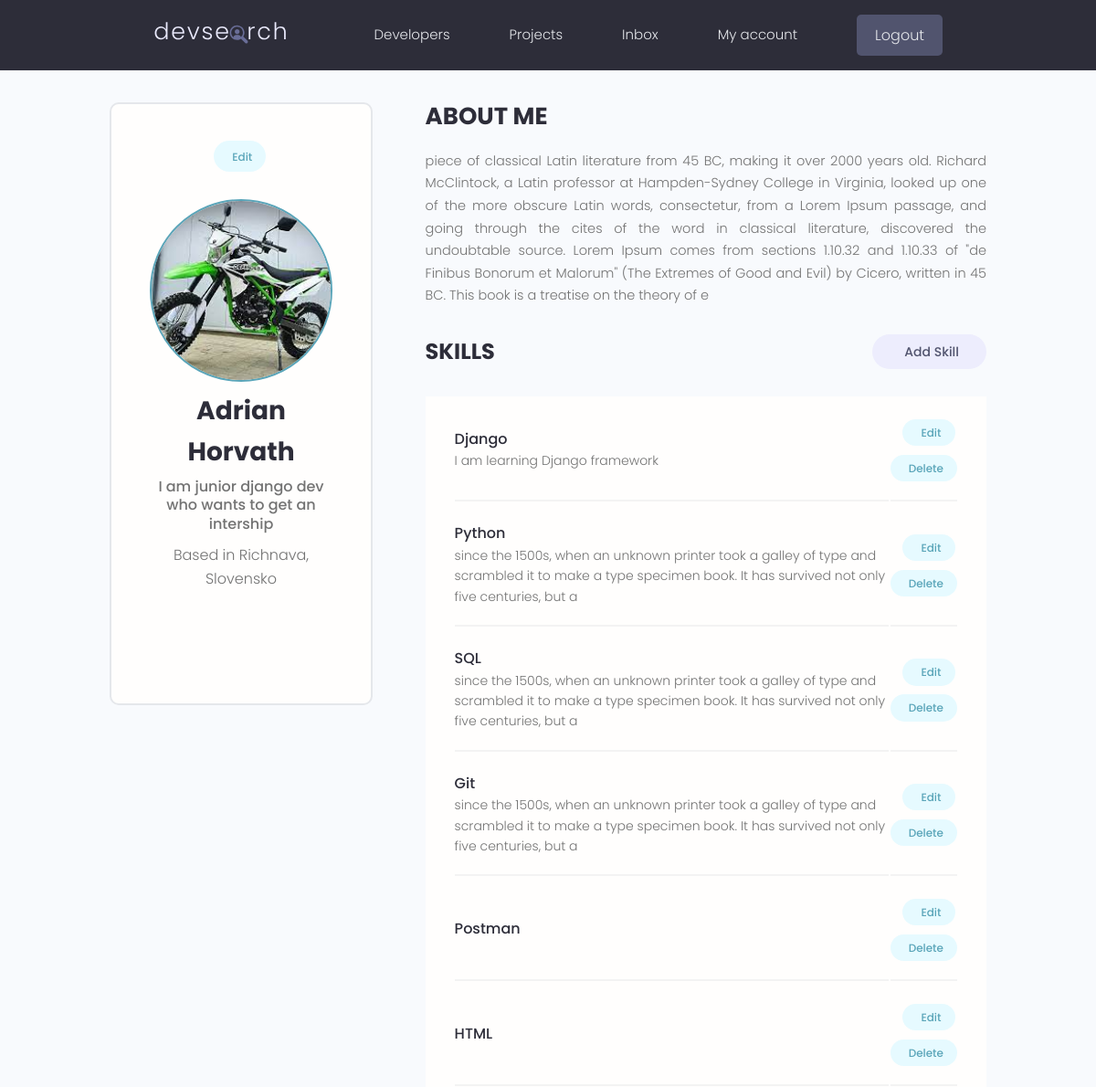
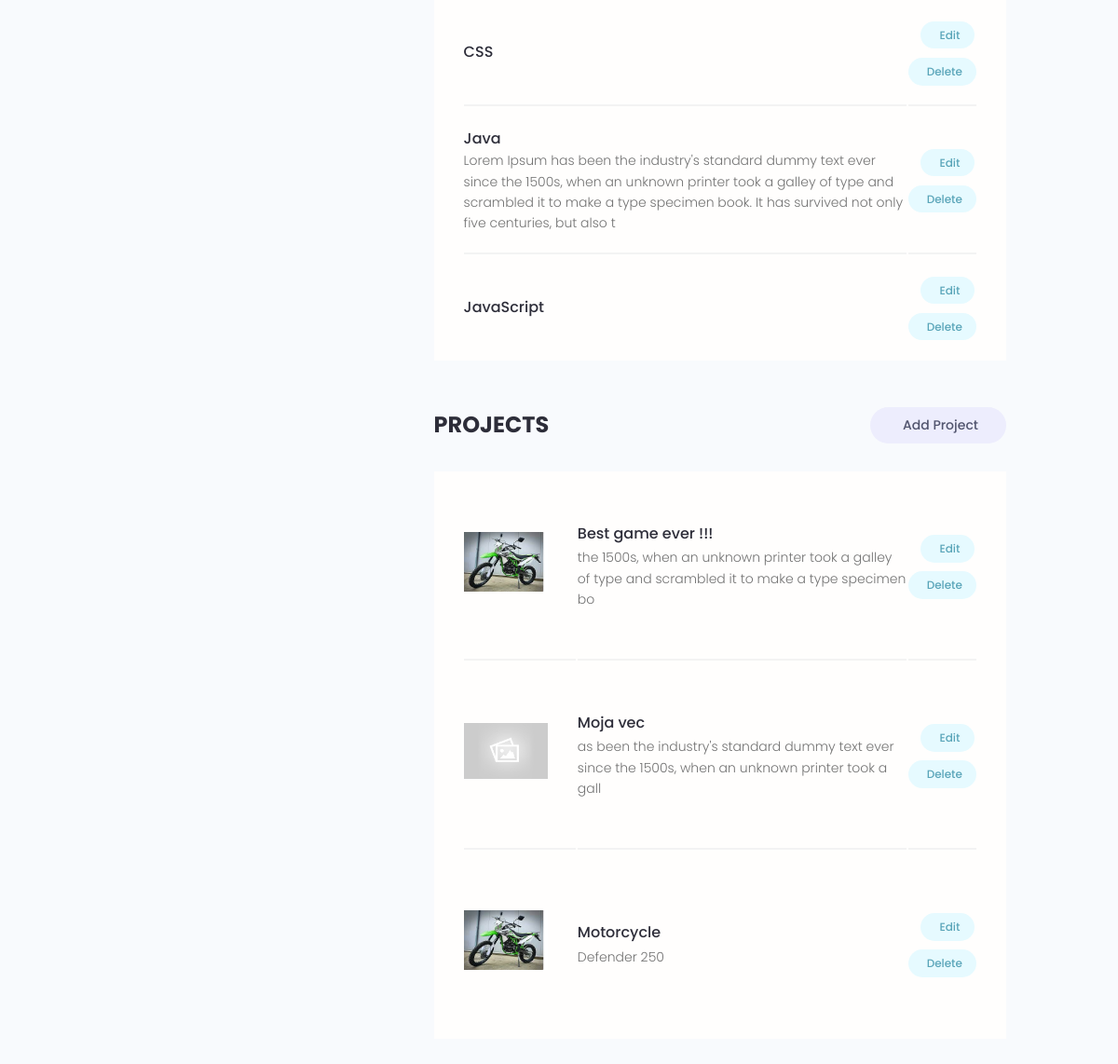
/account/2cfb1329-a3ae-4a3b-a4ca-15cfc957452f/ (signed in), run on the app's committed database (2 pictures, top to bottom).
### users/models.py (models this page shows, shortened)
class Profile(models.Model):
    id = models.UUIDField(default=uuid.uuid4, unique=True,
    primary_key=True, editable=False)
    user = models.OneToOneField(User, on_delete=models.CASCADE, null=True,blank=True)
    name = models.CharField(max_length=200, blank=True, null=True)
    username = models.CharField(max_length=200, blank=True, null=True)
    location = models.CharField(max_length=200, blank=True, null=True)
    email = models.EmailField(max_length=300, null= True, blank=True)
    short_info = models.CharField(max_length=200, blank=True, null=True)
    bio = models.TextField(blank=True, null=True)
    profile_image = models.ImageField(blank=False, null=False, upload_to="profiles/", default="profiles/user-default.png")
    social_github = models.CharField(max_length=200, blank=True, null=True)
    social_twitter = models.CharField(max_length=200, blank=True, null=True)
    social_linkedin = models.CharField(max_length=200, blank=True, null=True)
    social_youtube = models.CharField(max_length=200, blank=True, null=True)
    social_website = models.CharField(max_length=200, blank=True, null=True)
    social_stackoverflow = models.CharField(max_length=200, blank=True, null=True)
    created = models.DateTimeField(auto_now_add=True)
    class Meta:
        ordering = ["-created"]

class Skill(models.Model):
    id = models.UUIDField(default=uuid.uuid4, unique=True,
    primary_key=True, editable=False)
    skill = models.ForeignKey(Profile,on_delete=models.CASCADE, null=True, blank=True)
    name = models.CharField(max_length=50, blank=True, null=True)
    description = models.TextField(blank=True, null=True)
    created = models.DateTimeField(auto_now_add=True)

### projects/models.py (models this page shows, shortened)
class Project(models.Model):
    id = models.UUIDField(default=uuid.uuid4, unique=True,
    primary_key=True, editable=False)
    owner = models.ForeignKey(Profile, on_delete=models.CASCADE,null=True,blank=True)
    title = models.CharField(max_length=200)
    description = models.TextField(null=True, blank=True)
    featured_image = models.ImageField(null=False,blank=False, default="default.jpg")
    demo_link = models.CharField(max_length=2000,null=True,blank=True)
    source_link = models.CharField(max_length=2000,null=True,blank=True)
    tags = models.ManyToManyField("Tag",blank=True )
    vote_total = models.IntegerField(default=0, null=True,blank=True)
    vote_ratio = models.IntegerField(default=0, null=True,blank=True)
    created = models.DateTimeField(auto_now_add=True)
    updated = models.DateTimeField(auto_now=True)
    class Meta:
        ordering = ["-vote_ratio","-vote_total", "title"]

### users/views.py (the view)
# urls.py: path("account/<str:pk>/", views.user_account,name="account" ),
@login_required(login_url="login")
def user_account (request, pk):
    account= Profile.objects.get(id=pk)
    if account.id == request.user.profile.id:
        pass
    else:
        return redirect("account", pk=request.user.profile.id)
    context = {"account":account,}
    return render(request, "users/account.html", context)

### users/templates/users/account.html (shortened to what this page needs)
{% extends 'main.html' %}
{% block content %}
<main class="settingsPage profile my-md">
    <div class="container">
        <div class="layout">
            <div class="column column--1of3">
                <div class="card text-center">
                    <div class="card__body dev">
                        <a class="tag tag--pill tag--main settings__btn" href="{% url 'edit_account' %}"> Edit</a>
                        <img class="avatar avatar--xl dev__avatar"
                            src="{{ account.profile_image.url }}" />
                        <h2 class="dev__name">{{ account.name }}</h2>
                        <p class="dev__title">{{ account.short_info|slice:"60" }}</p>
                        <p class="dev__location">Based in {{ account.location }}</p>
                        <ul class="dev__social">
                        </ul>
                    </div>
                </div>
            </div>
            <div class="column column--2of3">
                <div class="devInfo">
                    <h3 class="devInfo__title">About Me</h3>
                    <p class="devInfo__about">{{ account.bio }}</p>
                </div>
                <div class="settings">
                    <h3 class="settings__title">Skills</h3>
                    <a class="tag tag--pill tag--sub settings__btn tag--lg" href="{% url 'skill_create' %}"> Add
                        Skill</a>
                </div>
                <table class="settings__table">
                    {% for skill in account.skill_set.all %}
                    <tr>
                        <td class="settings__tableInfo">
                            <h4>{{ skill.name }}</h4>
                            <p>{{ skill.description }}</p>
                        </td>
                        <td class="settings__tableActions">
                            <a class="tag tag--pill tag--main settings__btn" href="{% url 'skill_edit' skill.id %}">
                                Edit</a>
                            <a class="tag tag--pill tag--main settings__btn" href="{% url 'skill_delete' skill.id %}">
                                Delete</a>
                        </td>
                    </tr>
                    {% endfor %}
                </table>
                <div class="settings">
                    <h3 class="settings__title">Projects</h3>
                    <a class="tag tag--pill tag--sub settings__btn tag--lg" href="{% url 'create_project' %}"> Add
                        Project</a>
                </div>
                <table class="settings__table">
                    {% for project in account.project_set.all %}
                    <tr>
                        <td class="settings__thumbnail">
                            <a href="{% url 'project' project.id %}"><img src="{{ project.featured_image.url }}" alt="Project Thumbnail" /></a>
                        </td>
                        <td class="settings__tableInfo">
                            <a href="{% url 'project' project.id %}">{{ project.title }}</a>
                            <p>{{ project.description | slice:"100"}}</p>
                        </td>
                        <td class="settings__tableActions">
                            <a class="tag tag--pill tag--main settings__btn" href="{% url 'update_project' project.id %}">
                                Edit</a>
                            <a class="tag tag--pill tag--main settings__btn" href="{% url 'delete_project' project.id %}?next=/account/{{request.user.profile.id}}">
                                Delete</a>
                        </td>
                    </tr>
                    {% endfor %}
                </table>
            </div>
        </div>
    </div>
</main>
{% endblock %}

### static/styles/app.css (style rules this page uses)
:root { --color-sub: #2d2d39; }
.card { border: 2px solid var(--color-light); }
img { width: 100%; }
.profile .card > .dev { padding: 4rem; }
.dev__avatar { display: block; margin: auto; }
.dev__name { color: var(--color-sub); font-size: 2.8rem; font-weight: 700; margin-top: 1rem; margin-bottom: 0.5rem; }
.dev__title { font-size: 1.6rem; font-weight: 500; line-height: 1.3; }
.dev__location { margin-top: 1rem; }
.dev__social { margin: 3rem 0; list-style: none; display: flex; justify-content: center; gap: 1.5rem; }
.devInfo { margin-bottom: 3rem; }
.devInfo__title, .devInfo__subtitle { font-size: 2.6rem; color: var(--color-sub); text-transform: uppercase; font-weight: 700; margin-bottom: 1.5rem; }
.devInfo__about, .devSkill__info { font-size: 1.45rem; line-height: 1.7; text-align: justify; }
.settingsPage .dev > .settings__btn { display: inline-block; margin-bottom: 3rem; }
.settings { display: flex; justify-content: space-between; align-items: center; }
.settings__title { font-size: 2.4rem; text-transform: uppercase; font-weight: 700; color: var(--color-sub); }
.settings__table { margin-top: 3rem; margin-bottom: 5rem; padding: 0 3rem; background: var(--color-white); }
.settings__table tr { width: 100%; }
.settings__table tr > td { padding: 2rem 0; }
.settings__table tr:not(:last-child) td { border-bottom: 2px solid var(--color-white-light); }
.settings__thumbnail { width: 23%; min-width: 10rem; }
.settings__thumbnail img { padding-right: 3rem; height: 15rem; object-fit: contain; }
.settings__tableInfo { width: 100%; }
.settings__tableInfo h4, .settings__tableInfo a { padding-right: 1rem; width: auto; font-size: 1.6rem; font-weight: 500; color: var(--color-sub); }
.settings__tableInfo p { font-size: 1.4rem; }
.settings__tableActions { text-align: right; }

### static/uikit/styles/modules/_variables.css (style rules this page uses)
:root { --color-main: #5aa5b9; --color-main-light: #e6faff; --color-sub: #3f4156; --color-sub-light: #51546e; --color-sub-lighter: #ededfd; --color-text: #737373; --color-gray: #8b8b8b; --color-light: #e5e7eb; --color-light-gray: #767676; --color-bg: #f8fafd; --color-white: #fffefd; --color-white-light: #f3f3f3; --color-success: #359e64; --color-success-bg: #def8e8; --color-error: #fc4b0b; --color-error-bg: #fff2ee; --font-base: 'Poppins', arial, helvetica, 'Segoe UI', roboto, ubuntu, sans-serif; --font-monospace: 'Fira Code', 'Courier New', courier, monospace; --font-regular: 300; --font-medium: 500; --font-bold: 700; --generic-shadow: 1px 1px 5px #00000010; --generic-transition: all 0.3s ease-in-out; }

### static/uikit/styles/modules/_base.css (style rules this page uses)
* { margin: 0; padding: 0; box-sizing: border-box; text-rendering: optimizeLegibility; color: inherit; font-size: inherit; }
html { font-size: 50%; }
@media only screen and (min-width: 480px) { html { font-size: 56.25%; } }
@media only screen and (min-width: 1200px) { html { font-size: 62.5%; } }
body { line-height: 1.6; font-weight: 400; font-size: 1.5rem; color: var(--color-text); background-color: var(--color-bg); min-height: 100vh; }

### static/uikit/styles/modules/_typography.css (style rules this page uses)
* { font-family: var(--font-base); }
h2 { font-size: 3.6rem; font-weight: var(--font-bold); }
h3 { font-size: 3.2rem; font-weight: var(--font-medium); }
h4 { font-size: 2.8rem; font-weight: var(--font-medium); }
p, span, strong { font-size: 1.6rem; color: var(--color-text); font-weight: var(--font-regular); }
a { padding-bottom: 2px; text-decoration: none; display: inline-block; color: var(--color-main); font-weight: var(--font-medium); }

### static/uikit/styles/modules/_utilities.css (style rules this page uses)
.container { width: 92%; max-width: 165rem; margin: 0 auto; box-sizing: border-box; }
@media screen and (min-width: 1000px) { .container { width: 90%; } }
@media screen and (min-width: 1200px) { .container { width: 80%; } }
.text-center { text-align: center; }
.my-md { margin: 3rem auto; }

### static/uikit/styles/modules/_avatar.css (style rules this page uses)
.avatar { border-radius: 50%; border: 2px solid var(--color-main); object-fit: cover; }
.avatar--xl { height: 20rem; width: 20rem; }

### static/uikit/styles/modules/_card.css (style rules this page uses)
.card { border-radius: 1rem; background-color: var(--color-white); border: 1.5px solid var(--color-light); width: auto; height: auto; margin-top: 0.5rem; margin-bottom: 0.5rem; overflow: hidden; }
.card__body, .card__header { padding: 2rem 2.5rem; }

### static/uikit/styles/modules/_layout.css (style rules this page uses)
.layout { display: flex; flex-flow: row wrap; justify-content: space-between; }
.layout > .column { margin-bottom: 3rem; }
.layout > .column.column--1of3 { flex-basis: 30%; }
.layout > .column.column--2of3 { flex-basis: 64%; }

### data on the page
Profile: profile_image (picture), name "Adrian Horvath", short_info "I am junior django dev who wants to get an intership", location "Richnava, Slovensko", bio "piece of classical Latin literature from 45 BC, making it over 2000 years old. Richard McClintock, a Latin professor at Hampden-Sydney College in Virginia, looked up one of the more obscure Latin words, consectetur, from a Lorem Ipsum passage, and going through the cites of the word in classical literature, discovered the undoubtable source. Lorem Ipsum comes from sections 1.10.32 and 1.10.33 of \"de Finibus Bonorum et Malorum\" (The Extremes of Good and Evil) by Cicero, written in 45 BC. This book is a treatise on the theory of e"
Skill: name "Django", description "I am learning Django framework"
Skill: name "Python", description "since the 1500s, when an unknown printer took a galley of type and scrambled it to make a type specimen book. It has survived not only five centuries, but a"
Skill: name "SQL", description "since the 1500s, when an unknown printer took a galley of type and scrambled it to make a type specimen book. It has survived not only five centuries, but a"
Skill: name "Git", description "since the 1500s, when an unknown printer took a galley of type and scrambled it to make a type specimen book. It has survived not only five centuries, but a"
Skill: name "Postman"
Skill: name "HTML"
Skill: name "CSS"
Skill: name "Java", description "Lorem Ipsum has been the industry's standard dummy text ever since the 1500s, when an unknown printer took a galley of type and scrambled it to make a type specimen book. It has survived not only five centuries, but also t"
Skill: name "JavaScript"
Project: featured_image (picture), title "Best game ever !!!", description "the 1500s, when an unknown printer took a galley of type and scrambled it to make a type specimen bo"
Project: featured_image (placeholder picture), title "Moja vec", description "as been the industry's standard dummy text ever since the 1500s, when an unknown printer took a gall"
Project: featured_image (picture), title "Motorcycle", description "Defender 250"
